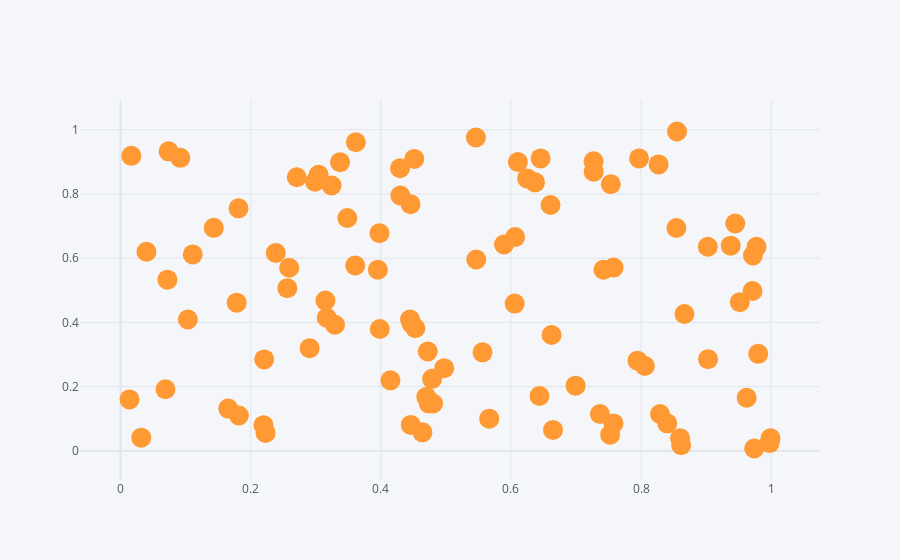

Notebook cell for this chart:
### Code cell
df.iplot(kind='scatter', x='A', y='B', mode='markers', size=20)
